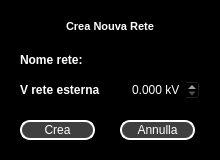
<?xml version="1.0" encoding="UTF-8"?>
<ui version="4.0">
 <class>newGridDlg</class>
 <widget class="QDialog" name="newGridDlg">
  <property name="geometry">
   <rect>
    <x>0</x>
    <y>0</y>
    <width>220</width>
    <height>160</height>
   </rect>
  </property>
  <property name="windowTitle">
   <string>Nuova Rete</string>
  </property>
  <property name="styleSheet">
   <string notr="true">background-color: rgb(0, 0, 0);</string>
  </property>
  <widget class="QWidget" name="newGridWgt" native="true">
   <property name="geometry">
    <rect>
     <x>10</x>
     <y>10</y>
     <width>200</width>
     <height>140</height>
    </rect>
   </property>
   <property name="styleSheet">
    <string notr="true">*{
	
	color: rgb(255, 255, 255);
	background-color: rgb(0, 0, 0);
}

QPushButton{
	
	font: 7pt &quot;MS Shell Dlg 2&quot;;
	border-radius: 10px;
	border: solid;
	border-width: 2px;
	border-color: rgb(255, 255, 255);
	background-color: rgb(63, 63, 63);
}
QPushButton:pressed{
	background-color: rgb(127, 127, 127);
}


#mainWgt{
	border-radius: 15px;
	border: solid;
	border-width: 1px;
	border-color: rgb(255, 255, 255);
}</string>
   </property>
   <widget class="QLabel" name="newGridLbl">
    <property name="geometry">
     <rect>
      <x>10</x>
      <y>10</y>
      <width>180</width>
      <height>13</height>
     </rect>
    </property>
    <property name="font">
     <font>
      <family>MS Shell Dlg 2</family>
      <pointsize>8</pointsize>
      <weight>75</weight>
      <italic>false</italic>
      <bold>true</bold>
     </font>
    </property>
    <property name="styleSheet">
     <string notr="true">font: 75 8pt &quot;MS Shell Dlg 2&quot;;
font-weight: bold;</string>
    </property>
    <property name="text">
     <string>Crea Nouva Rete</string>
    </property>
    <property name="alignment">
     <set>Qt::AlignCenter</set>
    </property>
   </widget>
   <widget class="QLabel" name="nameLbl">
    <property name="geometry">
     <rect>
      <x>10</x>
      <y>40</y>
      <width>90</width>
      <height>20</height>
     </rect>
    </property>
    <property name="font">
     <font>
      <weight>75</weight>
      <italic>false</italic>
      <bold>true</bold>
     </font>
    </property>
    <property name="text">
     <string>Nome rete:</string>
    </property>
   </widget>
   <widget class="QLineEdit" name="nameLe">
    <property name="geometry">
     <rect>
      <x>100</x>
      <y>40</y>
      <width>90</width>
      <height>20</height>
     </rect>
    </property>
    <property name="alignment">
     <set>Qt::AlignRight|Qt::AlignTrailing|Qt::AlignVCenter</set>
    </property>
   </widget>
   <widget class="QLabel" name="sourceVLbl">
    <property name="geometry">
     <rect>
      <x>10</x>
      <y>70</y>
      <width>90</width>
      <height>20</height>
     </rect>
    </property>
    <property name="font">
     <font>
      <weight>75</weight>
      <italic>false</italic>
      <bold>true</bold>
     </font>
    </property>
    <property name="text">
     <string>V rete esterna</string>
    </property>
   </widget>
   <widget class="QDoubleSpinBox" name="sourceVDsb">
    <property name="geometry">
     <rect>
      <x>100</x>
      <y>70</y>
      <width>90</width>
      <height>20</height>
     </rect>
    </property>
    <property name="alignment">
     <set>Qt::AlignRight|Qt::AlignTrailing|Qt::AlignVCenter</set>
    </property>
    <property name="suffix">
     <string> kV</string>
    </property>
    <property name="decimals">
     <number>3</number>
    </property>
    <property name="maximum">
     <double>999.990000000000009</double>
    </property>
   </widget>
   <widget class="QPushButton" name="createPb">
    <property name="geometry">
     <rect>
      <x>10</x>
      <y>110</y>
      <width>75</width>
      <height>20</height>
     </rect>
    </property>
    <property name="text">
     <string>Crea</string>
    </property>
   </widget>
   <widget class="QPushButton" name="cancelPb">
    <property name="geometry">
     <rect>
      <x>110</x>
      <y>110</y>
      <width>75</width>
      <height>20</height>
     </rect>
    </property>
    <property name="text">
     <string>Annulla</string>
    </property>
   </widget>
  </widget>
 </widget>
 <resources/>
 <connections/>
</ui>
